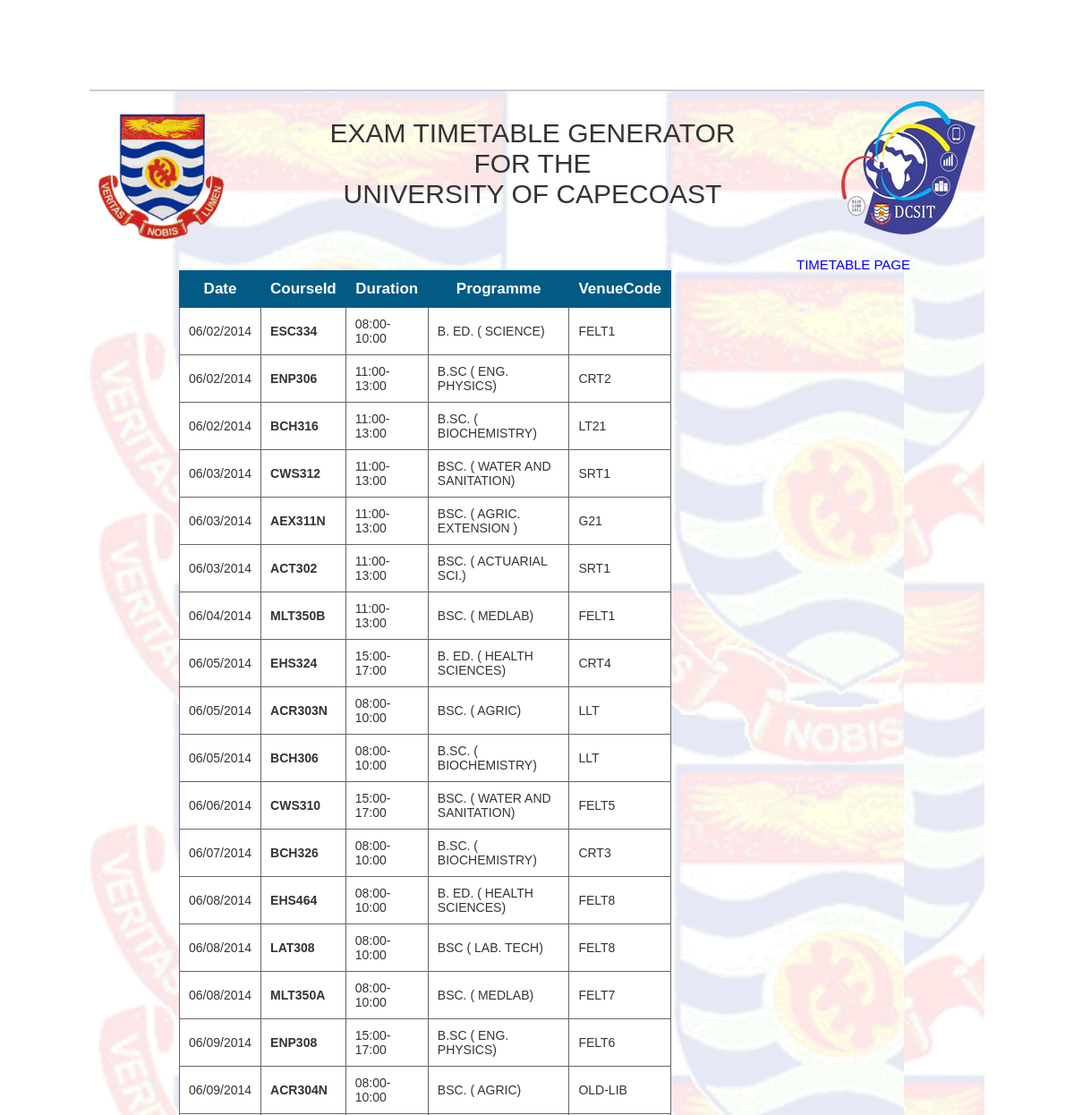
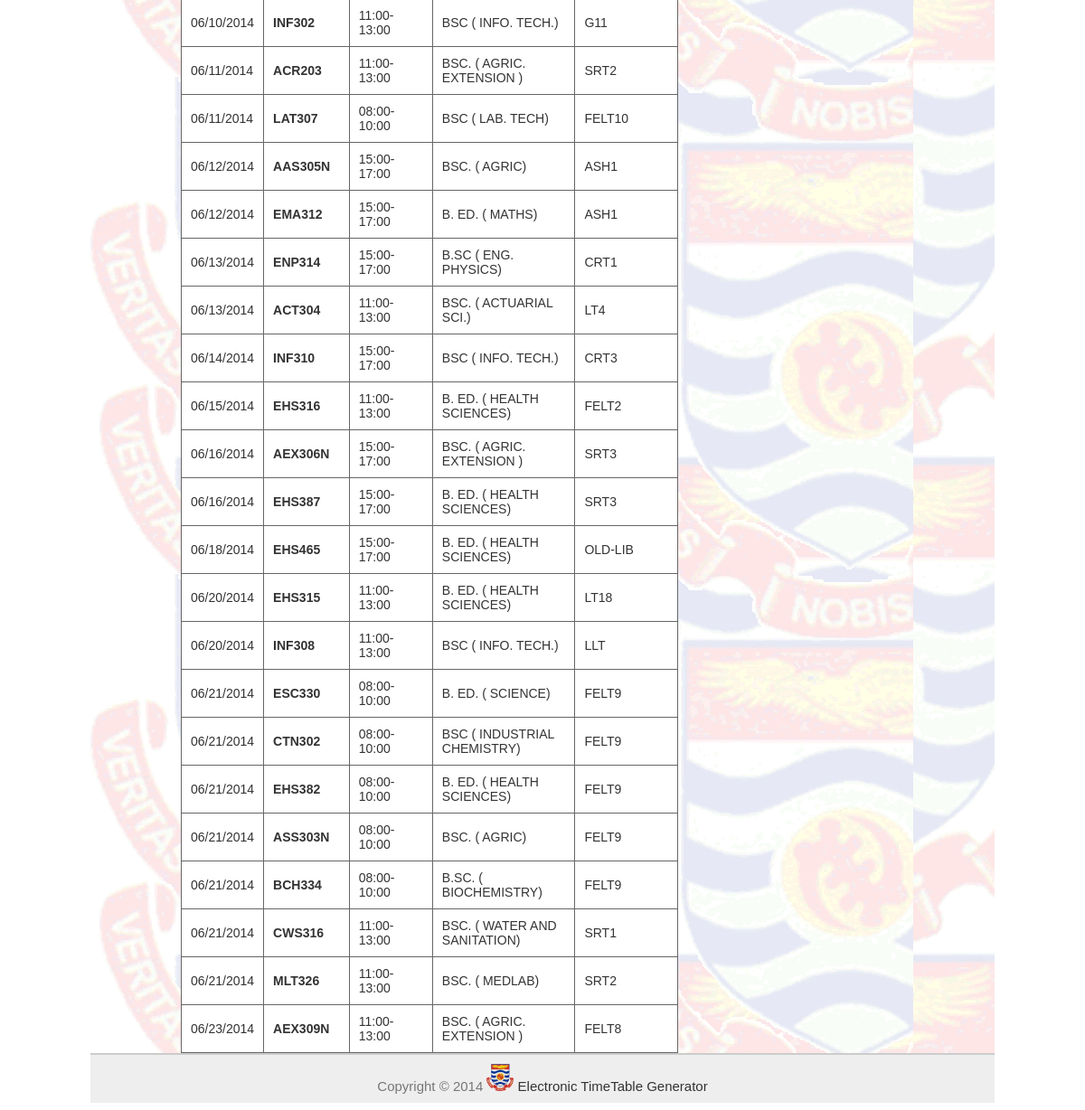
Screenshot of /sampleWebApp/memberFinalLevel.php?levels=300 with the database file from the repository (2 pictures, top to bottom).
### tables this page shows
CREATE TABLE IF NOT EXISTS `finaltimetable` (
  `Level` int(30) NOT NULL,
  `Programme` varchar(255) NOT NULL,
  `FinalId` int(11) NOT NULL AUTO_INCREMENT,
  `CourseId` varchar(255) NOT NULL,
  `Date` varchar(50) NOT NULL,
  `Duration` varchar(255) NOT NULL,
  `VenueCode` varchar(255) NOT NULL,
  `department` varchar(100) NOT NULL,
  PRIMARY KEY (`FinalId`)
);

### sampleWebApp/memberFinalLevel.php (the view, shortened to what this page needs)
<!DOCTYPE html>
<html xmlns="http://www.w3.org/1999/xhtml" xml:lang="en">
<head>
<link rel="stylesheet" href="css/main.css" type="text/css" />
<link rel="stylesheet" href="css/table.css" type="text/css" />
<link rel="stylesheet" href="css/paginationStyle.css" type="text/css" />
<link rel="stylesheet" href="css/paginationStyle.css" type="text/css" />
</head>
<body>
<div id="container">
  <div id="header">
		<?php include 'header.php'?>
  </div>
  <div id="sidebar" style="margin-left:20px;">
  <p><a href = "membersView.php" style = "color:blue;text-align:center;font-size:15px;">
	TIMETABLE PAGE</a></p>
  </div>
  <div id = "content">
<?php
    $query = $_GET['levels'];
    $min_length = 3;
    if(strlen($query) >= $min_length){
        $query = htmlspecialchars($query);
        $query = mysql_real_escape_string($query);
        $raw_results = mysql_query("SELECT * FROM finaltimetable WHERE (`Level` LIKE '%".$query."%') ORDER BY Date") or die(mysql_error());
        if(mysql_num_rows($raw_results) > 0){
				echo '<table border = "1" style ="margin-left:90px;width:550px;" >';
				echo
						'<tr>
							<th colspan = "1">Date </th>
							<th            >CourseId  </th>
							<th colspan = "1">Duration      </th>
							<th colspan = "1">Programme  </th>
							<th colspan = "1">VenueCode  </th>
						</tr>';
	           while($results = mysql_fetch_array($raw_results)){
				echo
							'<tr>
								<td>' . $results['Date'] . '</td>
								<td colspan = "1"><strong>' . $results['CourseId'] . '</strong></td>
								<td colspan = "1">' . $results['Duration'] . '</td>
								<td colspan = "1">' . $results['Programme'] . '</td>
								<td colspan = "1">' . $results['VenueCode'] . '</td>
							</tr>';
            }
        }
        else{
            $error_search = "No results";
        }
    }
    else{
       $error_search = '<p class = "error" style="text-align:center;">Minimum length of keyword is '.$min_length.'</p>';
    }
	echo '</table>';
?>
  </div>
  <div id="footer">
		<?php include 'footer.php'?>
  </div>
</div>
</body>
</html>

### sampleWebApp/css/main.css (style rules this page uses)
body { background-color:#fff; background-position:center; background-repeat:repeat-y; font-family: "Lucida Grande","Lucida Sans Unicode",geneva,verdana,sans-serif; font-size:10px; color:#777; }
#container { width:1000px; margin-top:100px; margin-left:auto; margin-right:auto; margin-bottom:0; background-image:url(images/background.gif); }
#header { margin:15px 0 0 0; padding:10px 10px 10px 10px; border-top:2px solid #ccc; height:150px; }
#sidebar { float:right; width:200px; margin:5px 10px 10px 0; }
#content { margin:30px 50px 50px 10px; background-image: url(background.gif); background-repeat: repeat; font-size:15px; width:900px; }
#footer { background-color:#eee; border-top:2px solid #ccc; padding:10px; text-align:center; font-size:15px; margin-top:-50px; }
a { color:#333; text-decoration:none; }

### sampleWebApp/css/table.css (style rules this page uses)
table { font-family: arial,sans-serif; font-size:14px; color:#333333; border: solid 1px #666; border-collapse: collapse; }
table th { font-size:17px; border: solid 1px #025B85; padding: 10px; background-color: #025B85; color:#fff; }
table td { padding: 10px; border: solid 1px #666; background-color: #ffffff; }

### sampleWebApp/css/paginationStyle.css (style rules this page uses)
tr:nth-child(even) { background: #CCC }

### rows the page displays
finaltimetable: Date "06/02/2014", CourseId "ESC334", Duration "08:00-10:00", Programme "B. ED. ( SCIENCE)", VenueCode "FELT1"
finaltimetable: Date "06/02/2014", CourseId "ENP306", Duration "11:00-13:00", Programme "B.SC ( ENG. PHYSICS)", VenueCode "CRT2"
finaltimetable: Date "06/02/2014", CourseId "BCH316", Duration "11:00-13:00", Programme "B.SC. ( BIOCHEMISTRY)", VenueCode "LT21"
finaltimetable: Date "06/03/2014", CourseId "CWS312", Duration "11:00-13:00", Programme "BSC. ( WATER AND SANITATION)", VenueCode "SRT1"
finaltimetable: Date "06/03/2014", CourseId "AEX311N", Duration "11:00-13:00", Programme "BSC. ( AGRIC. EXTENSION )", VenueCode "G21"
finaltimetable: Date "06/03/2014", CourseId "ACT302", Duration "11:00-13:00", Programme "BSC. ( ACTUARIAL SCI.)", VenueCode "SRT1"
finaltimetable: Date "06/04/2014", CourseId "MLT350B", Duration "11:00-13:00", Programme "BSC. ( MEDLAB)", VenueCode "FELT1"
finaltimetable: Date "06/05/2014", CourseId "EHS324", Duration "15:00-17:00", Programme "B. ED. ( HEALTH SCIENCES)", VenueCode "CRT4"
finaltimetable: Date "06/05/2014", CourseId "ACR303N", Duration "08:00-10:00", Programme "BSC. ( AGRIC)", VenueCode "LLT"
finaltimetable: Date "06/05/2014", CourseId "BCH306", Duration "08:00-10:00", Programme "B.SC. ( BIOCHEMISTRY)", VenueCode "LLT"
finaltimetable: Date "06/06/2014", CourseId "CWS310", Duration "15:00-17:00", Programme "BSC. ( WATER AND SANITATION)", VenueCode "FELT5"
finaltimetable: Date "06/07/2014", CourseId "BCH326", Duration "08:00-10:00", Programme "B.SC. ( BIOCHEMISTRY)", VenueCode "CRT3"
finaltimetable: Date "06/08/2014", CourseId "EHS464", Duration "08:00-10:00", Programme "B. ED. ( HEALTH SCIENCES)", VenueCode "FELT8"
finaltimetable: Date "06/08/2014", CourseId "LAT308", Duration "08:00-10:00", Programme "BSC ( LAB. TECH)", VenueCode "FELT8"
finaltimetable: Date "06/08/2014", CourseId "MLT350A", Duration "08:00-10:00", Programme "BSC. ( MEDLAB)", VenueCode "FELT7"
finaltimetable: Date "06/09/2014", CourseId "ENP308", Duration "15:00-17:00", Programme "B.SC ( ENG. PHYSICS)", VenueCode "FELT6"
finaltimetable: Date "06/09/2014", CourseId "ACR304N", Duration "08:00-10:00", Programme "BSC. ( AGRIC)", VenueCode "OLD-LIB"
finaltimetable: Date "06/10/2014", CourseId "INF302", Duration "11:00-13:00", Programme "BSC ( INFO. TECH.)", VenueCode "G11"
finaltimetable: Date "06/11/2014", CourseId "ACR203", Duration "11:00-13:00", Programme "BSC. ( AGRIC. EXTENSION )", VenueCode "SRT2"
finaltimetable: Date "06/11/2014", CourseId "LAT307", Duration "08:00-10:00", Programme "BSC ( LAB. TECH)", VenueCode "FELT10"
finaltimetable: Date "06/12/2014", CourseId "AAS305N", Duration "15:00-17:00", Programme "BSC. ( AGRIC)", VenueCode "ASH1"
finaltimetable: Date "06/12/2014", CourseId "EMA312", Duration "15:00-17:00", Programme "B. ED. ( MATHS)", VenueCode "ASH1"
finaltimetable: Date "06/13/2014", CourseId "ENP314", Duration "15:00-17:00", Programme "B.SC ( ENG. PHYSICS)", VenueCode "CRT1"
finaltimetable: Date "06/13/2014", CourseId "ACT304", Duration "11:00-13:00", Programme "BSC. ( ACTUARIAL SCI.)", VenueCode "LT4"
finaltimetable: Date "06/14/2014", CourseId "INF310", Duration "15:00-17:00", Programme "BSC ( INFO. TECH.)", VenueCode "CRT3"
finaltimetable: Date "06/15/2014", CourseId "EHS316", Duration "11:00-13:00", Programme "B. ED. ( HEALTH SCIENCES)", VenueCode "FELT2"
finaltimetable: Date "06/16/2014", CourseId "AEX306N", Duration "15:00-17:00", Programme "BSC. ( AGRIC. EXTENSION )", VenueCode "SRT3"
finaltimetable: Date "06/16/2014", CourseId "EHS387", Duration "15:00-17:00", Programme "B. ED. ( HEALTH SCIENCES)", VenueCode "SRT3"
finaltimetable: Date "06/18/2014", CourseId "EHS465", Duration "15:00-17:00", Programme "B. ED. ( HEALTH SCIENCES)", VenueCode "OLD-LIB"
finaltimetable: Date "06/20/2014", CourseId "EHS315", Duration "11:00-13:00", Programme "B. ED. ( HEALTH SCIENCES)", VenueCode "LT18"
finaltimetable: Date "06/20/2014", CourseId "INF308", Duration "11:00-13:00", Programme "BSC ( INFO. TECH.)", VenueCode "LLT"
finaltimetable: Date "06/21/2014", CourseId "ESC330", Duration "08:00-10:00", Programme "B. ED. ( SCIENCE)", VenueCode "FELT9"
finaltimetable: Date "06/21/2014", CourseId "CTN302", Duration "08:00-10:00", Programme "BSC ( INDUSTRIAL CHEMISTRY)", VenueCode "FELT9"
finaltimetable: Date "06/21/2014", CourseId "EHS382", Duration "08:00-10:00", Programme "B. ED. ( HEALTH SCIENCES)", VenueCode "FELT9"
finaltimetable: Date "06/21/2014", CourseId "ASS303N", Duration "08:00-10:00", Programme "BSC. ( AGRIC)", VenueCode "FELT9"
finaltimetable: Date "06/21/2014", CourseId "BCH334", Duration "08:00-10:00", Programme "B.SC. ( BIOCHEMISTRY)", VenueCode "FELT9"
finaltimetable: Date "06/21/2014", CourseId "CWS316", Duration "11:00-13:00", Programme "BSC. ( WATER AND SANITATION)", VenueCode "SRT1"
finaltimetable: Date "06/21/2014", CourseId "MLT326", Duration "11:00-13:00", Programme "BSC. ( MEDLAB)", VenueCode "SRT2"
finaltimetable: Date "06/23/2014", CourseId "AEX309N", Duration "11:00-13:00", Programme "BSC. ( AGRIC. EXTENSION )", VenueCode "FELT8"
